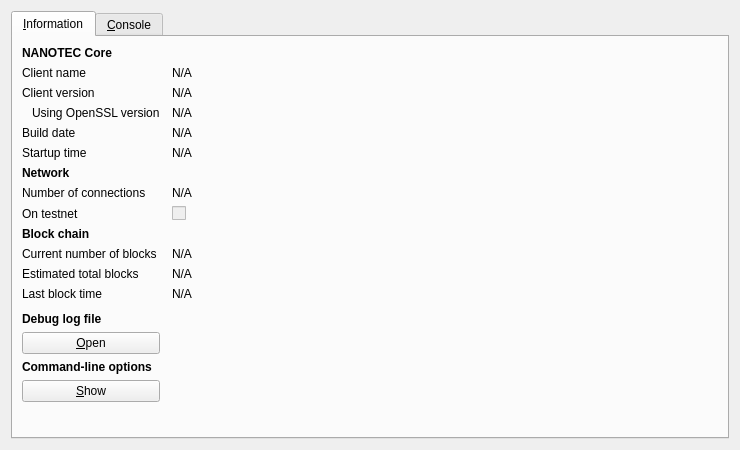
<?xml version="1.0" encoding="UTF-8"?>
<ui version="4.0">
 <class>RPCConsole</class>
 <widget class="QDialog" name="RPCConsole">
  <property name="geometry">
   <rect>
    <x>0</x>
    <y>0</y>
    <width>740</width>
    <height>450</height>
   </rect>
  </property>
  <property name="windowTitle">
   <string>NANOTEC - Debug window</string>
  </property>
  <layout class="QVBoxLayout" name="verticalLayout_2">
   <item>
    <widget class="QTabWidget" name="tabWidget">
     <property name="currentIndex">
      <number>0</number>
     </property>
     <widget class="QWidget" name="tab_info">
      <attribute name="title">
       <string>&amp;Information</string>
      </attribute>
      <layout class="QGridLayout" name="gridLayout" columnstretch="0,1">
       <property name="horizontalSpacing">
        <number>12</number>
       </property>
       <item row="0" column="0">
        <widget class="QLabel" name="label_9">
         <property name="font">
          <font>
           <weight>75</weight>
           <bold>true</bold>
          </font>
         </property>
         <property name="text">
          <string>NANOTEC Core</string>
         </property>
        </widget>
       </item>
       <item row="1" column="0">
        <widget class="QLabel" name="label_5">
         <property name="text">
          <string>Client name</string>
         </property>
        </widget>
       </item>
       <item row="1" column="1">
        <widget class="QLabel" name="clientName">
         <property name="cursor">
          <cursorShape>IBeamCursor</cursorShape>
         </property>
         <property name="text">
          <string>N/A</string>
         </property>
         <property name="textFormat">
          <enum>Qt::PlainText</enum>
         </property>
         <property name="textInteractionFlags">
          <set>Qt::LinksAccessibleByMouse|Qt::TextSelectableByKeyboard|Qt::TextSelectableByMouse</set>
         </property>
        </widget>
       </item>
       <item row="2" column="0">
        <widget class="QLabel" name="label_6">
         <property name="text">
          <string>Client version</string>
         </property>
        </widget>
       </item>
       <item row="2" column="1">
        <widget class="QLabel" name="clientVersion">
         <property name="cursor">
          <cursorShape>IBeamCursor</cursorShape>
         </property>
         <property name="text">
          <string>N/A</string>
         </property>
         <property name="textFormat">
          <enum>Qt::PlainText</enum>
         </property>
         <property name="textInteractionFlags">
          <set>Qt::LinksAccessibleByMouse|Qt::TextSelectableByKeyboard|Qt::TextSelectableByMouse</set>
         </property>
        </widget>
       </item>
       <item row="3" column="0">
        <widget class="QLabel" name="label_14">
         <property name="text">
          <string>Using OpenSSL version</string>
         </property>
         <property name="indent">
          <number>10</number>
         </property>
        </widget>
       </item>
       <item row="3" column="1">
        <widget class="QLabel" name="openSSLVersion">
         <property name="cursor">
          <cursorShape>IBeamCursor</cursorShape>
         </property>
         <property name="text">
          <string>N/A</string>
         </property>
         <property name="textFormat">
          <enum>Qt::PlainText</enum>
         </property>
         <property name="textInteractionFlags">
          <set>Qt::LinksAccessibleByMouse|Qt::TextSelectableByKeyboard|Qt::TextSelectableByMouse</set>
         </property>
        </widget>
       </item>
       <item row="4" column="0">
        <widget class="QLabel" name="label_12">
         <property name="text">
          <string>Build date</string>
         </property>
        </widget>
       </item>
       <item row="4" column="1">
        <widget class="QLabel" name="buildDate">
         <property name="cursor">
          <cursorShape>IBeamCursor</cursorShape>
         </property>
         <property name="text">
          <string>N/A</string>
         </property>
         <property name="textFormat">
          <enum>Qt::PlainText</enum>
         </property>
         <property name="textInteractionFlags">
          <set>Qt::LinksAccessibleByMouse|Qt::TextSelectableByKeyboard|Qt::TextSelectableByMouse</set>
         </property>
        </widget>
       </item>
       <item row="5" column="0">
        <widget class="QLabel" name="label_13">
         <property name="text">
          <string>Startup time</string>
         </property>
        </widget>
       </item>
       <item row="5" column="1">
        <widget class="QLabel" name="startupTime">
         <property name="cursor">
          <cursorShape>IBeamCursor</cursorShape>
         </property>
         <property name="text">
          <string>N/A</string>
         </property>
         <property name="textFormat">
          <enum>Qt::PlainText</enum>
         </property>
         <property name="textInteractionFlags">
          <set>Qt::LinksAccessibleByMouse|Qt::TextSelectableByKeyboard|Qt::TextSelectableByMouse</set>
         </property>
        </widget>
       </item>
       <item row="6" column="0">
        <widget class="QLabel" name="label_11">
         <property name="font">
          <font>
           <weight>75</weight>
           <bold>true</bold>
          </font>
         </property>
         <property name="text">
          <string>Network</string>
         </property>
        </widget>
       </item>
       <item row="7" column="0">
        <widget class="QLabel" name="label_7">
         <property name="text">
          <string>Number of connections</string>
         </property>
        </widget>
       </item>
       <item row="7" column="1">
        <widget class="QLabel" name="numberOfConnections">
         <property name="cursor">
          <cursorShape>IBeamCursor</cursorShape>
         </property>
         <property name="text">
          <string>N/A</string>
         </property>
         <property name="textFormat">
          <enum>Qt::PlainText</enum>
         </property>
         <property name="textInteractionFlags">
          <set>Qt::LinksAccessibleByMouse|Qt::TextSelectableByKeyboard|Qt::TextSelectableByMouse</set>
         </property>
        </widget>
       </item>
       <item row="8" column="0">
        <widget class="QLabel" name="label_8">
         <property name="text">
          <string>On testnet</string>
         </property>
        </widget>
       </item>
       <item row="8" column="1">
        <widget class="QCheckBox" name="isTestNet">
         <property name="enabled">
          <bool>false</bool>
         </property>
         <property name="text">
          <string/>
         </property>
        </widget>
       </item>
       <item row="9" column="0">
        <widget class="QLabel" name="label_10">
         <property name="font">
          <font>
           <weight>75</weight>
           <bold>true</bold>
          </font>
         </property>
         <property name="text">
          <string>Block chain</string>
         </property>
        </widget>
       </item>
       <item row="10" column="0">
        <widget class="QLabel" name="label_3">
         <property name="text">
          <string>Current number of blocks</string>
         </property>
        </widget>
       </item>
       <item row="10" column="1">
        <widget class="QLabel" name="numberOfBlocks">
         <property name="cursor">
          <cursorShape>IBeamCursor</cursorShape>
         </property>
         <property name="text">
          <string>N/A</string>
         </property>
         <property name="textFormat">
          <enum>Qt::PlainText</enum>
         </property>
         <property name="textInteractionFlags">
          <set>Qt::LinksAccessibleByMouse|Qt::TextSelectableByKeyboard|Qt::TextSelectableByMouse</set>
         </property>
        </widget>
       </item>
       <item row="11" column="0">
        <widget class="QLabel" name="label_4">
         <property name="text">
          <string>Estimated total blocks</string>
         </property>
        </widget>
       </item>
       <item row="11" column="1">
        <widget class="QLabel" name="totalBlocks">
         <property name="cursor">
          <cursorShape>IBeamCursor</cursorShape>
         </property>
         <property name="text">
          <string>N/A</string>
         </property>
         <property name="textFormat">
          <enum>Qt::PlainText</enum>
         </property>
         <property name="textInteractionFlags">
          <set>Qt::LinksAccessibleByMouse|Qt::TextSelectableByKeyboard|Qt::TextSelectableByMouse</set>
         </property>
        </widget>
       </item>
       <item row="12" column="0">
        <widget class="QLabel" name="label_2">
         <property name="text">
          <string>Last block time</string>
         </property>
        </widget>
       </item>
       <item row="12" column="1">
        <widget class="QLabel" name="lastBlockTime">
         <property name="cursor">
          <cursorShape>IBeamCursor</cursorShape>
         </property>
         <property name="text">
          <string>N/A</string>
         </property>
         <property name="textFormat">
          <enum>Qt::PlainText</enum>
         </property>
         <property name="textInteractionFlags">
          <set>Qt::LinksAccessibleByMouse|Qt::TextSelectableByKeyboard|Qt::TextSelectableByMouse</set>
         </property>
        </widget>
       </item>
       <item row="13" column="0">
        <spacer name="verticalSpacer_2">
         <property name="orientation">
          <enum>Qt::Vertical</enum>
         </property>
         <property name="sizeHint" stdset="0">
          <size>
           <width>20</width>
           <height>20</height>
          </size>
         </property>
        </spacer>
       </item>
       <item row="14" column="0">
        <widget class="QLabel" name="labelDebugLogfile">
         <property name="font">
          <font>
           <weight>75</weight>
           <bold>true</bold>
          </font>
         </property>
         <property name="text">
          <string>Debug log file</string>
         </property>
        </widget>
       </item>
       <item row="15" column="0">
        <widget class="QPushButton" name="openDebugLogfileButton">
         <property name="toolTip">
          <string>Open the NANOTEC debug log file from the current data directory. This can take a few seconds for large log files.</string>
         </property>
         <property name="text">
          <string>&amp;Open</string>
         </property>
         <property name="autoDefault">
          <bool>false</bool>
         </property>
        </widget>
       </item>
       <item row="16" column="0">
        <widget class="QLabel" name="labelCLOptions">
         <property name="font">
          <font>
           <weight>75</weight>
           <bold>true</bold>
          </font>
         </property>
         <property name="text">
          <string>Command-line options</string>
         </property>
        </widget>
       </item>
       <item row="17" column="0">
        <widget class="QPushButton" name="showCLOptionsButton">
         <property name="toolTip">
          <string>Show the NANOTEC-Qt help message to get a list with possible NANOTEC command-line options.</string>
         </property>
         <property name="text">
          <string>&amp;Show</string>
         </property>
         <property name="autoDefault">
          <bool>false</bool>
         </property>
        </widget>
       </item>
       <item row="18" column="0">
        <spacer name="verticalSpacer">
         <property name="orientation">
          <enum>Qt::Vertical</enum>
         </property>
         <property name="sizeHint" stdset="0">
          <size>
           <width>20</width>
           <height>40</height>
          </size>
         </property>
        </spacer>
       </item>
      </layout>
     </widget>
     <widget class="QWidget" name="tab_console">
      <attribute name="title">
       <string>&amp;Console</string>
      </attribute>
      <layout class="QVBoxLayout" name="verticalLayout_3">
       <property name="spacing">
        <number>3</number>
       </property>
       <item>
        <widget class="QTextEdit" name="messagesWidget">
         <property name="minimumSize">
          <size>
           <width>0</width>
           <height>100</height>
          </size>
         </property>
         <property name="readOnly">
          <bool>true</bool>
         </property>
         <property name="tabKeyNavigation" stdset="0">
          <bool>false</bool>
         </property>
         <property name="columnCount" stdset="0">
          <number>2</number>
         </property>
        </widget>
       </item>
       <item>
        <layout class="QHBoxLayout" name="horizontalLayout">
         <property name="spacing">
          <number>3</number>
         </property>
         <item>
          <widget class="QLabel" name="label">
           <property name="text">
            <string notr="true">&gt;</string>
           </property>
          </widget>
         </item>
         <item>
          <widget class="QLineEdit" name="lineEdit"/>
         </item>
         <item>
          <widget class="QPushButton" name="clearButton">
           <property name="maximumSize">
            <size>
             <width>24</width>
             <height>24</height>
            </size>
           </property>
           <property name="toolTip">
            <string>Clear console</string>
           </property>
           <property name="text">
            <string/>
           </property>
           <property name="icon">
            <iconset resource="../bitcoin.qrc">
             <normaloff>:/icons/remove</normaloff>:/icons/remove</iconset>
           </property>
           <property name="shortcut">
            <string notr="true">Ctrl+L</string>
           </property>
           <property name="autoDefault">
            <bool>false</bool>
           </property>
          </widget>
         </item>
        </layout>
       </item>
      </layout>
     </widget>
    </widget>
   </item>
  </layout>
 </widget>
 <resources>
  <include location="../bitcoin.qrc"/>
 </resources>
 <connections/>
</ui>
